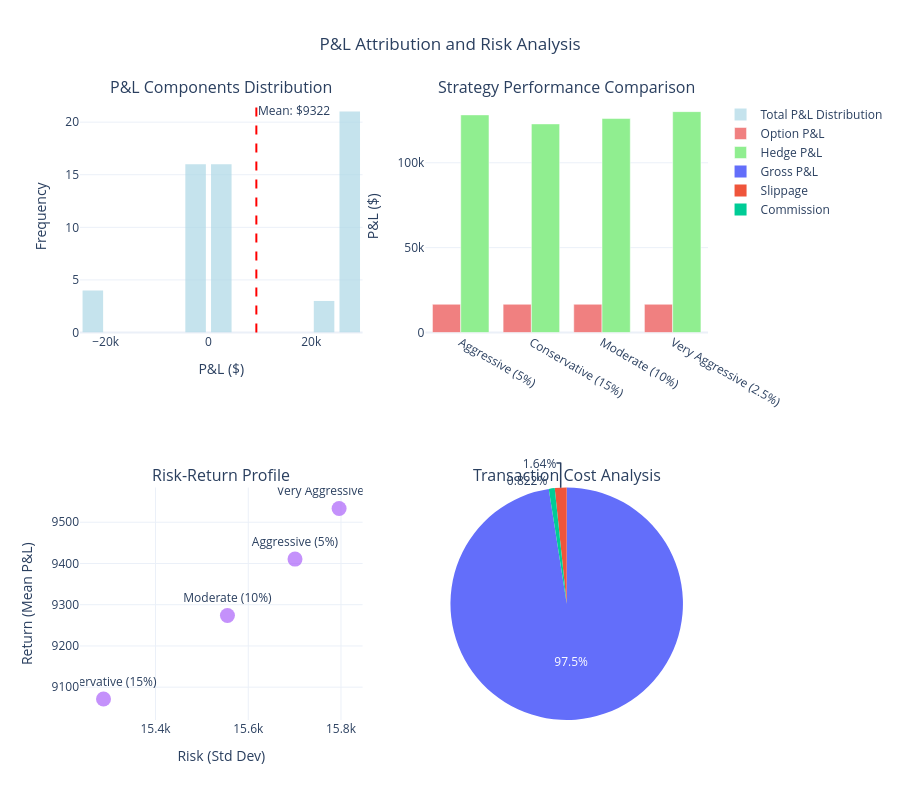

Here is the notebook cell this chart was saved with:
### Markdown cell above
## 5. P&L Attribution Analysis
Detailed breakdown of gamma scalping P&L sources

### Code cell
# Get detailed P&L data from a successful strategy result
if not results.empty:
    # Get the best performing strategy for detailed analysis
    best_strategy = results.nlargest(1, 'total_pnl').iloc[0]
    print(f"🎯 Analyzing detailed P&L for: {best_strategy['strategy']}")
    
    # Create P&L visualization using the actual results data
    fig_pnl = make_subplots(
        rows=2, cols=2,
        subplot_titles=[
            'P&L Components Distribution',
            'Strategy Performance Comparison',
            'Risk-Return Profile', 
            'Transaction Cost Analysis'
        ],
        specs=[[{'type': 'histogram'}, {'type': 'bar'}],
               [{'type': 'scatter'}, {'type': 'pie'}]]
    )
    
    # 1. P&L Distribution
    fig_pnl.add_trace(
        go.Histogram(
            x=results['total_pnl'],
            name='Total P&L Distribution',
            nbinsx=20,
            marker_color='lightblue',
            opacity=0.7
        ),
        row=1, col=1
    )
    
    # Add mean line
    mean_pnl = results['total_pnl'].mean()
    fig_pnl.add_vline(x=mean_pnl, line_dash="dash", line_color="red", 
                     annotation_text=f"Mean: ${mean_pnl:.0f}", row=1, col=1)
    
    # 2. Strategy Performance Comparison
    strategy_perf = results.groupby('strategy').agg({
        'total_pnl': 'sum',
        'option_pnl': 'sum',
        'hedge_pnl': 'sum'
    }).reset_index()
    
    fig_pnl.add_trace(
        go.Bar(
            x=strategy_perf['strategy'],
            y=strategy_perf['option_pnl'],
            name='Option P&L',
            marker_color='lightcoral'
        ),
        row=1, col=2
    )
    
    fig_pnl.add_trace(
        go.Bar(
            x=strategy_perf['strategy'],
            y=strategy_perf['hedge_pnl'],
            name='Hedge P&L',
            marker_color='lightgreen'
        ),
        row=1, col=2
    )
    
    # 3. Risk-Return Profile
    strategy_stats = results.groupby('strategy').agg({
        'total_pnl': ['mean', 'std']
    }).reset_index()
    strategy_stats.columns = ['strategy', 'avg_pnl', 'pnl_std']
    
    fig_pnl.add_trace(
        go.Scatter(
            x=strategy_stats['pnl_std'],
            y=strategy_stats['avg_pnl'],
            mode='markers+text',
            text=strategy_stats['strategy'],
            textposition='top center',
            marker=dict(size=15, opacity=0.7),
            name='Risk-Return',
            showlegend=False
        ),
        row=2, col=1
    )
    
    # 4. Transaction Cost Breakdown
    total_commission = results['commission_cost'].sum()
    total_slippage = results['slippage_cost'].sum()
    total_pnl_gross = results['total_pnl'].sum() + total_commission + total_slippage
    
    fig_pnl.add_trace(
        go.Pie(
            labels=['Gross P&L', 'Commission', 'Slippage'],
            values=[total_pnl_gross, total_commission, total_slippage],
            name='Cost Breakdown'
        ),
        row=2, col=2
    )
    
    # Update layout
    fig_pnl.update_layout(
        height=800,
        title_text="P&L Attribution and Risk Analysis",
        title_x=0.5,
        showlegend=True
    )
    
    # Update axis labels
    fig_pnl.update_xaxes(title_text="P&L ($)", row=1, col=1)
    fig_pnl.update_yaxes(title_text="Frequency", row=1, col=1)
    fig_pnl.update_yaxes(title_text="P&L ($)", row=1, col=2)
    fig_pnl.update_xaxes(title_text="Risk (Std Dev)", row=2, col=1)
    fig_pnl.update_yaxes(title_text="Return (Mean P&L)", row=2, col=1)
    
    fig_pnl.show()
    
    # Print detailed P&L analysis
    print("\n💰 P&L Attribution Summary:")
    print("=" * 50)
    print(f"📊 Total Strategies Tested: {len(results['strategy'].unique())}")
    print(f"📊 Total Option Contracts: {len(results)}")
    print(f"💰 Total P&L: ${results['total_pnl'].sum():,.2f}")
    print(f"📈 Option P&L: ${results['option_pnl'].sum():,.2f}")
    print(f"🔄 Hedge P&L: ${results['hedge_pnl'].sum():,.2f}")
    print(f"💸 Total Commissions: ${results['commission_cost'].sum():,.2f}")
    print(f"💸 Total Slippage: ${results['slippage_cost'].sum():,.2f}")
    print(f"🎯 Win Rate: {(results['total_pnl'] > 0).mean():.1%}")
    print(f"📊 Best Single Trade: ${results['total_pnl'].max():,.2f}")
    print(f"📊 Worst Single Trade: ${results['total_pnl'].min():,.2f}")

else:
    print("❌ No results available for P&L analysis")

### Figure 1 — Plotly figure (JSON) as saved in the notebook; plotly's stock layout.template omitted (floating-point values rounded to 4 significant figures)
{"data": [{"marker": {"color": "lightblue"}, "name": "Total P&L Distribution", "nbinsx": 20, "opacity": 0.7, "type": "histogram", "x": [832.9, -666.7, 1163.0, -79.5, 27540.0, 23140.0, 25940.0, -561.2, -729.4, 25490.0, 598.2, 27420.0, -21140.0, 26210.0, 911.3, 855.8, -715.4, 1059.0, -84.91, 27540.0, 24800.0, 24740.0, -561.2, -735.8, 25500.0, 598.2, 27410.0, -21200.0, 28920.0, 976.5, 990.9, -740.3, 986.7, -88.23, 27540.0, 26430.0, 25210.0, -542.3, -735.8, 25500.0, 643.4, 26550.0, -21200.0, 29640.0, 997.5, 983.5, -747.2, 951.1, -97.55, 27530.0, 26390.0, 25930.0, -44.29, -743.7, 25500.0, 611.5, 27390.0, -21200.0, 29590.0, 964.6], "xaxis": "x", "yaxis": "y"}, {"marker": {"color": "lightcoral"}, "name": "Option P&L", "type": "bar", "x": ["Aggressive (5%)", "Conservative (15%)", "Moderate (10%)", "Very Aggressive (2.5%)"], "xaxis": "x2", "y": [16630.0, 16630.0, 16630.0, 16630.0], "yaxis": "y2"}, {"marker": {"color": "lightgreen"}, "name": "Hedge P&L", "type": "bar", "x": ["Aggressive (5%)", "Conservative (15%)", "Moderate (10%)", "Very Aggressive (2.5%)"], "xaxis": "x2", "y": [128200.0, 122900.0, 126100.0, 130100.0], "yaxis": "y2"}, {"marker": {"opacity": 0.7, "size": 15}, "mode": "markers+text", "name": "Risk-Return", "showlegend": false, "text": ["Aggressive (5%)", "Conservative (15%)", "Moderate (10%)", "Very Aggressive (2.5%)"], "textposition": "top center", "type": "scatter", "x": [15700.0, 15290.0, 15560.0, 15800.0], "xaxis": "x3", "y": [9411.0, 9071.0, 9274.0, 9533.0], "yaxis": "y3"}, {"domain": {"x": [0.55, 1], "y": [0, 0.375]}, "labels": ["Gross P&L", "Commission", "Slippage"], "name": "Cost Breakdown", "type": "pie", "values": [573900.0, 4839.0, 9678.0]}], "layout": {"annotations": [{"font": {"size": 16}, "showarrow": false, "text": "P&L Components Distribution", "x": 0.225, "xanchor": "center", "xref": "paper", "y": 1, "yanchor": "bottom", "yref": "paper"}, {"font": {"size": 16}, "showarrow": false, "text": "Strategy Performance Comparison", "x": 0.775, "xanchor": "center", "xref": "paper", "y": 1, "yanchor": "bottom", "yref": "paper"}, {"font": {"size": 16}, "showarrow": false, "text": "Risk-Return Profile", "x": 0.225, "xanchor": "center", "xref": "paper", "y": 0.375, "yanchor": "bottom", "yref": "paper"}, {"font": {"size": 16}, "showarrow": false, "text": "Transaction Cost Analysis", "x": 0.775, "xanchor": "center", "xref": "paper", "y": 0.375, "yanchor": "bottom", "yref": "paper"}, {"showarrow": false, "text": "Mean: $9322", "x": 9322.0, "xanchor": "left", "xref": "x", "y": 1, "yanchor": "top", "yref": "y domain"}], "height": 800, "shapes": [{"line": {"color": "red", "dash": "dash"}, "type": "line", "x0": 9322.0, "x1": 9322.0, "xref": "x", "y0": 0, "y1": 1, "yref": "y domain"}], "showlegend": true, "title": {"text": "P&L Attribution and Risk Analysis", "x": 0.5}, "xaxis": {"anchor": "y", "domain": [0, 0.45], "title": {"text": "P&L ($)"}}, "xaxis2": {"anchor": "y2", "domain": [0.55, 1]}, "xaxis3": {"anchor": "y3", "domain": [0, 0.45], "title": {"text": "Risk (Std Dev)"}}, "yaxis": {"anchor": "x", "domain": [0.625, 1], "title": {"text": "Frequency"}}, "yaxis2": {"anchor": "x2", "domain": [0.625, 1], "title": {"text": "P&L ($)"}}, "yaxis3": {"anchor": "x3", "domain": [0, 0.375], "title": {"text": "Return (Mean P&L)"}}}}
